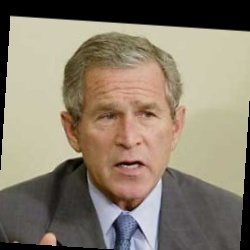
#> input picture Data/Training/3/George_W_Bush_0015.jpg, 250 x 250 px, given in place of George_W_Bush_0020.jpg, which was not available
$ jupyter execute --allow-errors LBPH.ipynb
#> lines starting #> are read from the running program, lines starting #| are printed output that depends on the picture; pictures that were not available may be replaced by others from this repository, and a replacement may not be noted
[cell 1]
import cv2
import os
import numpy as np
import matplotlib.pyplot as plt
from google.colab import drive
drive.mount('/content/drive')

[cell 2]
training_data_folder_path = '/content/drive/MyDrive/dataset/training-data'
test_data_folder_path = 'dataset/test-data'

[cell 3]
random_image = cv2.imread('/content/drive/MyDrive/dataset/training-data/3/George_W_Bush_0020.jpg')
#> random_image is the input picture: shape (250, 250, 3); mean B, G, R 109.5, 126.5, 137.3
fig = plt.figure()
ax1 = fig.add_axes((0.1, 0.2, 0.8, 0.7))
ax1.set_title('Image from category 3')# change category name accordingly
plt.imshow(cv2.cvtColor(random_image, cv2.COLOR_BGR2RGB))
plt.show()
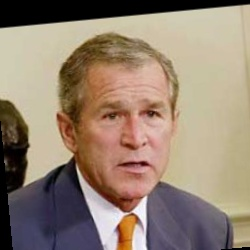
#> input picture Data/Training/3/George_W_Bush_0016.jpg, 250 x 250 px, given in place of George_W_Bush_0021.jpg, which was not available
#> further down, test_image is the input picture: shape (250, 250, 3); mean B, G, R 113.3, 130.1, 148.3

[cell 4]
lbpcascade_frontalface = '/content/drive/MyDrive/lbpcascade_frontalface.xml'

[cell 5]
def detect_face(input_img):
    image = cv2.cvtColor(input_img, cv2.COLOR_BGR2GRAY)
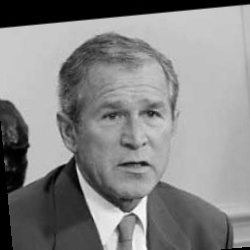
#> image: shape (250, 250); min 0, max 253, mean 133.6
    face_cascade = cv2.CascadeClassifier(lbpcascade_frontalface)
    faces = face_cascade.detectMultiScale(image, scaleFactor=1.2, minNeighbors=5);
#> faces = [[73, 66, 122, 122]]
    if (len(faces) == 0):
        return -1, -1
    (x, y, w, h) = faces[0]
#> x = 73; y = 66; w = 122; h = 122
    return image[y:y+w, x:x+h], faces[0]

[cell 6]
def prepare_training_data(training_data_folder_path):
    detected_faces = []
    face_labels = []
    traning_image_dirs = os.listdir(training_data_folder_path)
    for dir_name in traning_image_dirs:
        label = int(dir_name)
        training_image_path = training_data_folder_path + "/" + dir_name
        training_images_names = os.listdir(training_image_path)

        for image_name in training_images_names:
            image_path = training_image_path  + "/" + image_name
            image = cv2.imread(image_path)
            face, rect = detect_face(image)
            if face is not -1:
                resized_face = cv2.resize(face, (121,121), interpolation = cv2.INTER_AREA)
                detected_faces.append(face)
                face_labels.append(label)

    return detected_faces, face_labels

#> (a cell that did not finish here is left out)

#> (a cell that did not finish here is left out)

[cell 9]
lbphfaces_recognizer = cv2.face.LBPHFaceRecognizer_create(radius=1, neighbors=8)

#> (a cell that did not finish here is left out)

[cell 11]
def draw_rectangle(test_image, rect):
    (x, y, w, h) = rect
    cv2.rectangle(test_image, (x, y), (x+w, y+h), (0, 255, 0), 2)

def draw_text(test_image, label_text, x, y):
    cv2.putText(test_image, label_text, (x, y), cv2.FONT_HERSHEY_PLAIN, 1.5, (0, 255, 0), 2)

[cell 12]
def predict(test_image):
    face, rect = detect_face(test_image)
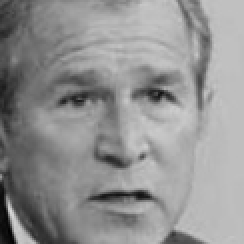
#> face: shape (122, 122) (shown 2 times larger); min 1, max 215, mean 145.5
#> rect = [73, 66, 122, 122]
    label= lbphfaces_recognizer.predict(face)
    label_text = tags[label[0]]
    draw_rectangle(test_image, rect)
    draw_text(test_image, label_text, rect[0], rect[1]-5)
    return test_image, label_text

[cell 13]
tags = ['0', '1', '2', '3', '4']
test_image = cv2.imread("/content/drive/MyDrive/dataset/test-data/3/George_W_Bush_0021.jpg")
#> (the rest of this cell did not finish here and is left out)
